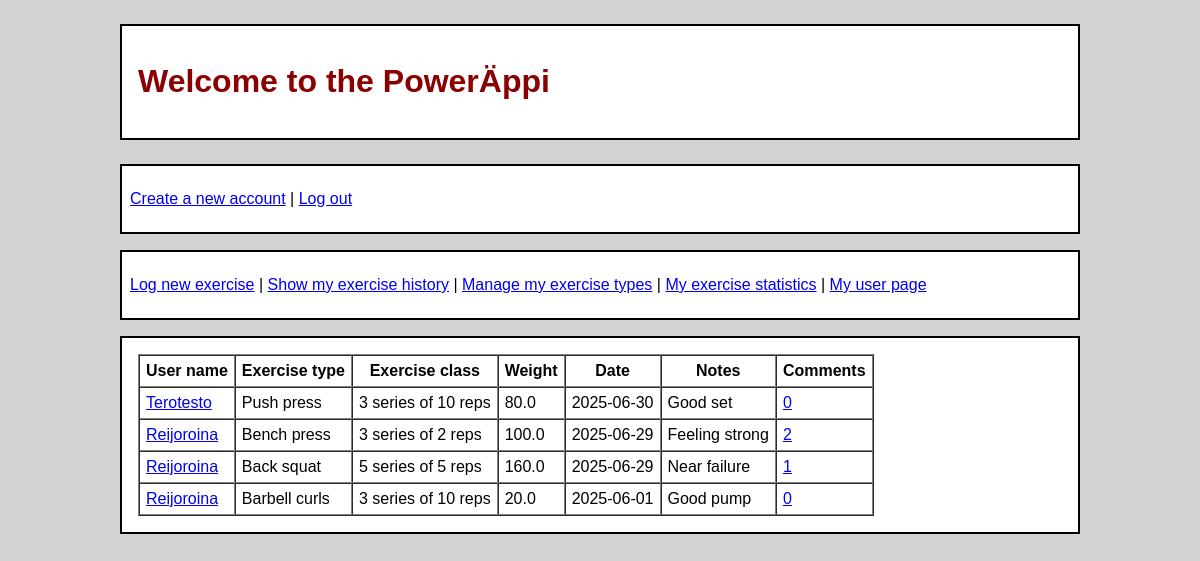
The page / (signed in) on the database its author committed.
### tables this page shows
CREATE TABLE exercises (
    id INTEGER PRIMARY KEY,
    user_id INTEGER REFERENCES users ON DELETE CASCADE,
    exercise_type_id INTEGER REFERENCES exercise_types ON DELETE CASCADE,
    exercise_class_id INTEGER REFERENCES classes,
    exercise_weight REAL,
    exercise_date TEXT,
    public INTEGER,
    note TEXT,
    comment_count INTEGER
);

CREATE TABLE users (
    id INTEGER PRIMARY KEY,
    username TEXT UNIQUE,
    password_hash TEXT,
    default_public INTEGER,
    created TEXT,
    user_exercise_count INTEGER,
    user_comment_count INTEGER
);

CREATE TABLE exercise_types (
    id INTEGER PRIMARY KEY,
    user_id INTEGER REFERENCES users,
    exercise_type_name TEXT
);

CREATE TABLE classes (
    id INTEGER PRIMARY KEY,
    label TEXT,
    reps  INTEGER
);

### app.py (the view)
@app.route("/")
def index():
    exercises_list = data.get_public_exercises()
    return render_template("index.html", exercises=exercises_list)

### data.py (called while the page is built)
def get_public_exercises():
    sql = """
    SELECT exercises.id, exercises.user_id, username, exercise_type_name, label, exercise_weight, exercise_date, note, comment_count FROM users, exercises, exercise_types, classes
    WHERE exercises.user_id = users.id AND exercise_types.id = exercises.exercise_type_id AND classes.id = exercises.exercise_class_id AND exercises.public = 1 ORDER BY exercise_date DESC
    """
    return db.query(sql)

### db.py (called while the page is built)
def get_connection():
    con = sqlite3.connect("database.db", timeout=2)
    con.execute("PRAGMA foreign_keys = ON")
    con.row_factory = sqlite3.Row
    return con

def query(sql, params=[]):
    con = get_connection()
    result = con.execute(sql, params).fetchall()
    con.close()
    return result

### Templates/index.html (shortened to what this page needs)
<!DOCTYPE html>
<html>
<head>
  <link rel="stylesheet" href="/static/main.css">
</head>
<body>
    <div class="header">
  <h1>Welcome to the PowerÄppi</h1>
  </div>
  <div class="nav">
  <p>
    <a href="/register">Create a new account</a> |
    {% if session.user_id %}
    <a href="/logout">Log out</a>
    {% else %}
    <a href="/login">Log in</a>
    {% endif %}
  </p>
</div>
  {% if session.user_id %}
  <div class="nav">
  <p>
    <a href="/new_exercise">Log new exercise</a> |
    <a href="/exercises">Show my exercise history</a> |
    <a href="/edit_exercise_types">Manage my exercise types</a> |
    <a href="/stats">My exercise statistics</a> |
    <a href="/user_page">My user page</a>
  </p>
  {% endif %}
  </div>
  {% if session.user_id %}
  <div class="content">
    <table border="1" cellpadding="6" cellspacing="0">
        <thead>
            <tr>
                <th>User name</th>
                <th>Exercise type</th>
                <th>Exercise class</th>
                <th>Weight</th>
                <th>Date</th>
                <th>Notes</th>
                <th>Comments</th>
            </tr>
        </thead>
        <tbody>
            {% for exercise in exercises %}
            <tr>
                <td><a href="/user_page/{{exercise.user_id}}">{{ exercise.username }}</a></td>
                <td>{{ exercise.exercise_type_name }}</td>
                <td>{{ exercise.label }}</td>
                <td>{{ exercise.exercise_weight }}</td>
                <td>{{ exercise.exercise_date }}</td>
                <td>{{ exercise.note }}</td>
                <td><a href="/comments/{{ exercise.id }}">{{ exercise.comment_count }}</a></td>
            </tr>
            {% endfor %}
        </tbody>
    </table></div>
  {% endif %}
  </body>
</html>

### static/main.css (style rules this page uses)
body { margin: auto; font-family: sans-serif; background-color: lightgrey; max-width: 80%; padding: 0em; }
.content { background-color: white; border: 2px solid black; padding: 1em; margin: 1.5em 2; }
.header { background-color: white; color: darkred; border: 2px solid black; padding: 1em; margin: 1.5em 0; }
.nav { background-color: white; border: 2px solid black; padding: 0.5em; margin: 1em 0; }

### rows shown on the page
exercises: username "Terotesto", exercise_type_name "Push press", label "3 series of 10 reps", exercise_weight "80.0", exercise_date "2025-06-30", note "Good set", comment_count "0"
exercises: username "Reijoroina", exercise_type_name "Bench press", label "3 series of 2 reps", exercise_weight "100.0", exercise_date "2025-06-29", note "Feeling strong", comment_count "2"
exercises: username "Reijoroina", exercise_type_name "Back squat", label "5 series of 5 reps", exercise_weight "160.0", exercise_date "2025-06-29", note "Near failure", comment_count "1"
exercises: username "Reijoroina", exercise_type_name "Barbell curls", label "3 series of 10 reps", exercise_weight "20.0", exercise_date "2025-06-01", note "Good pump", comment_count "0"
